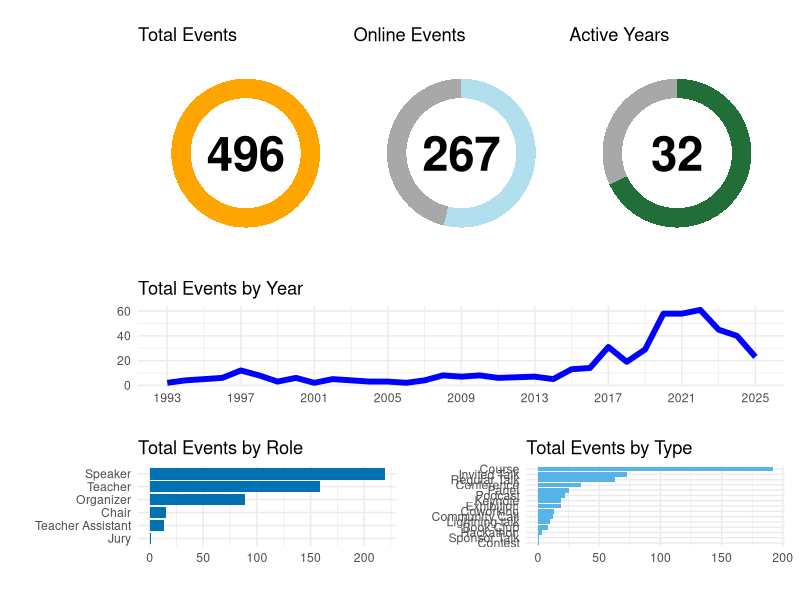

Write the R code that produced this figure.
## ---- chunk 1
knitr::opts_chunk$set(echo = TRUE)

library(tidyverse)
library(patchwork)

donut_plot <- function(value, max_value, highlight_color, text_color) {
  # Wrangle data to get a data frame in the format we need it in to make our donut chart
  df <- tibble(x = 1, y = value) |>
    mutate(y_negative = max_value - y) |>
    pivot_longer(cols = -x)
  
  # Create a nicely formatted big number to go in the donut hole
  big_number_text_label <- value
  
  # Create our plot
  ggplot(
    df,
    aes(
      x = x,
      y = value,
      fill = name
    )
  ) +
    geom_col(show.legend = FALSE) +
    coord_polar(
      theta = "y",
      direction = -1
    ) +
    xlim(c(-2, 2)) +
    scale_fill_manual(values = c(highlight_color, "grey66")) +
    theme_void() +
    annotate("text",
             label = big_number_text_label,
             fontface = "bold",
             color = text_color,
             size = 12,
             x = -2,
             y = 0
    ) +
    theme(plot.title = element_text(color = text_color))
}

eventos <- read_csv("datos/EventosPorAnio2025.csv")

## ---- chunk 2

total_events <- nrow(eventos)

events_by_format <- eventos |>
  group_by(Formato) |>
  summarise(numero = n()) |>
  arrange(desc(numero))

events_by_role <- eventos |>
  group_by(Rol) |>
  summarise(numero = n()) |>
  arrange(desc(numero))

events_by_type <- eventos |>
  group_by(Tipo) |>
  summarise(numero = n()) |>
  arrange(desc(numero))

totales_year <- eventos |>
  group_by(anio) |>
  summarise(numero = n()) |>
  arrange(anio)


totales_rol <- eventos |>
  group_by(Rol) |>
  summarise(numero = n()) |>
  arrange(desc(numero))

totales_tipo <- eventos |>
  group_by(Tipo) |>
  summarise(numero = n()) |>
  arrange(desc(numero))

## ---- chunk 3


p2 <- donut_plot(496, 496, "orange", "black") + labs(title = "Total Events")

p4 <- donut_plot(267, 496, "lightblue2", "black") + labs(title = "Online Events")

p5 <- donut_plot(32, 47, "#216E39", "black") + labs(title = "Active Years")


## ---- chunk 4
p1 <- totales_year |>
  ggplot(aes(x=anio, y=numero)) +
  geom_line(color = "blue", size=2) +
  labs(title = "Total Events by Year",
       y = "",
       x = "") +
  scale_x_continuous(breaks = c(1993, 1997, 2001, 2005, 2009, 2013, 2017, 2021, 2025)) +
  theme_minimal() 


p0 <- totales_rol |>
  ggplot(aes(x=fct_reorder(Rol, numero), y= numero)) +
  geom_col(fill = "#0072B2") +
  coord_flip() +
  labs(title = "Total Events by Role",
       y = "",
       x = "") +
  theme_minimal()

p6 <- totales_tipo |>
  ggplot(aes(x=fct_reorder(Tipo, numero), y= numero)) +
  geom_col(fill = "#56B4E9") +
  coord_flip() +
  labs(title = "Total Events by Type",
       y = "",
       x = "") +
  theme_minimal()


## ---- chunk 5
(p2 | p4 | p5) / (p1 / (p0 | p6))
## ---- chunk 6
library(tidyverse)

PublicacionesPorAnioYanina <- read_csv("datos/PublicacionesPorAnioYanina2025.csv")

pub_xtipoxanio <- PublicacionesPorAnioYanina %>% 
  mutate(Type = case_when(
    Type == "National Conferences" ~ "Conferences",
    Type == "International Conferences" ~ "Conferences",
    Type == "Book Chapters" ~ "Book",
    TRUE ~ Type
  )) %>% 
  count(Year, Type)

pub_x_tipo <- PublicacionesPorAnioYanina |> 
  count(Type)
## ---- chunk 7
p <- ggplot(pub_xtipoxanio, aes(x = Year, y = Type, fill = n ))

pub <- p + geom_tile() +
  theme_minimal() +
  scale_x_continuous(breaks = seq(1998, 2025, by = 2), expand = c(0, 0)) +
  scale_y_discrete(expand = c(0, 0)) +
  scale_fill_gradientn(colours = c("yellow", "green", "darkgreen")) +
  coord_equal() +
  theme(axis.title.y = element_blank(),
        axis.title.x = element_blank(),
        legend.position = 'bottom')
